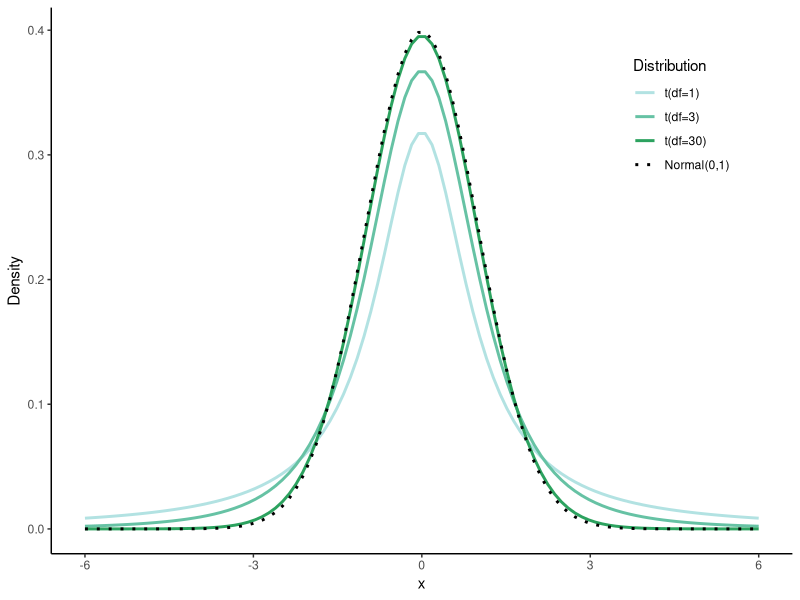
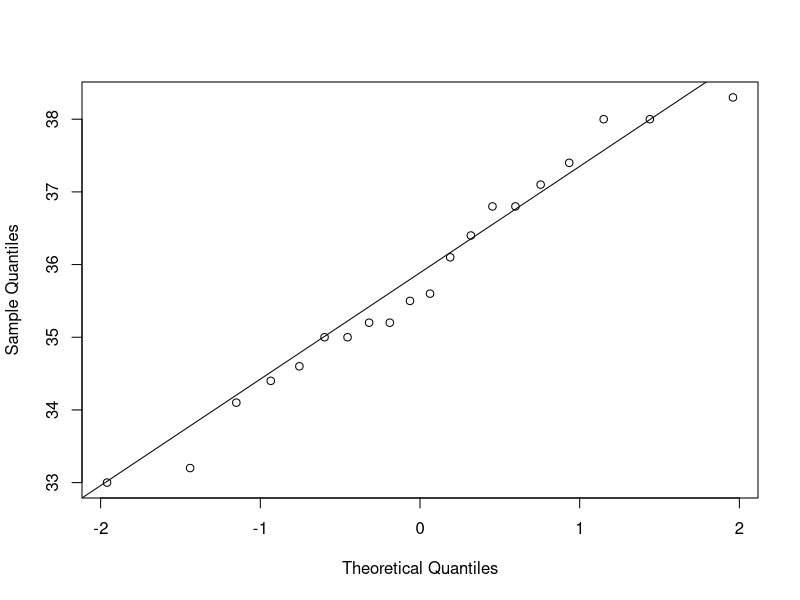
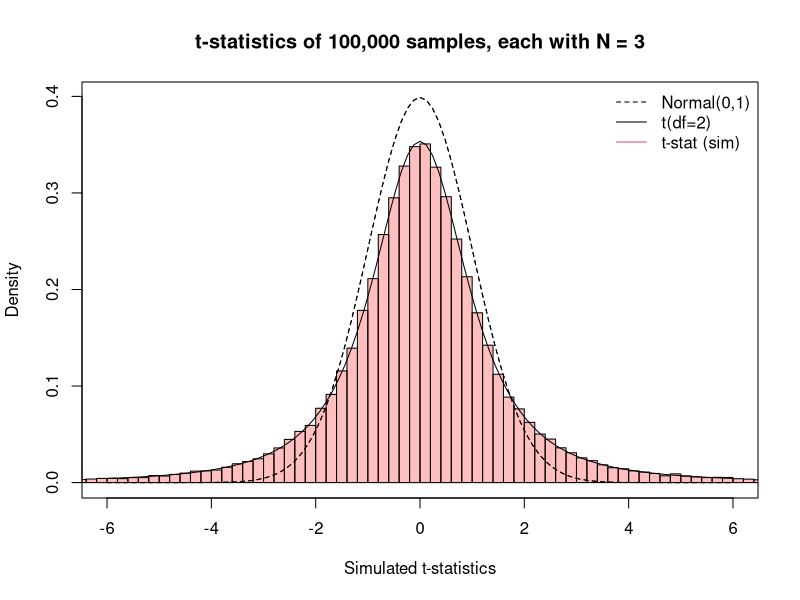
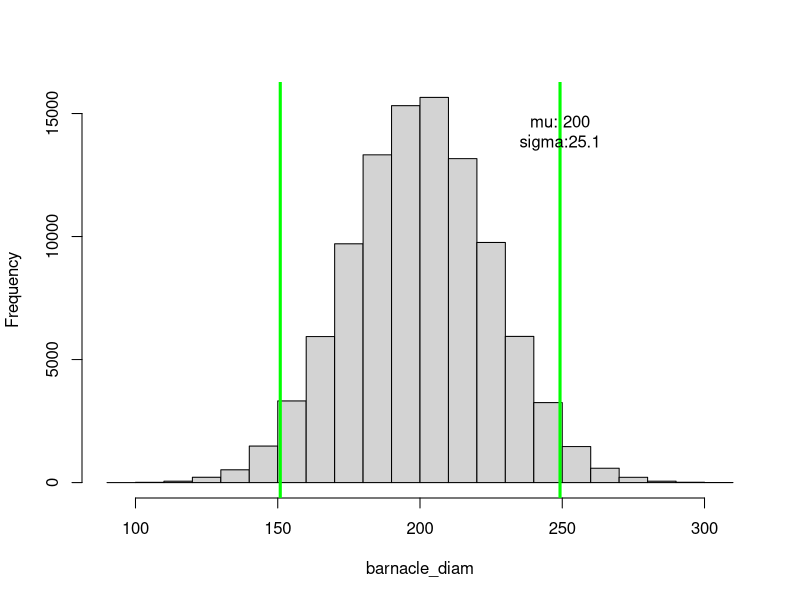
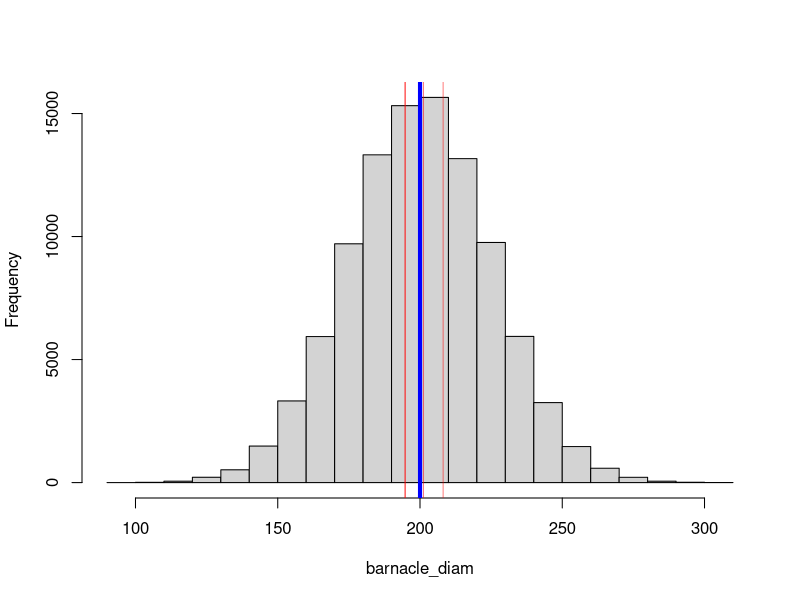
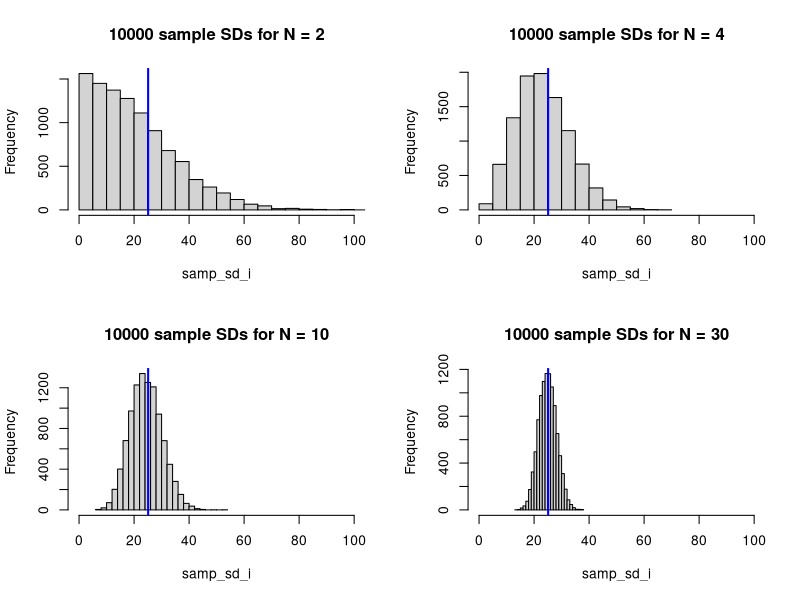
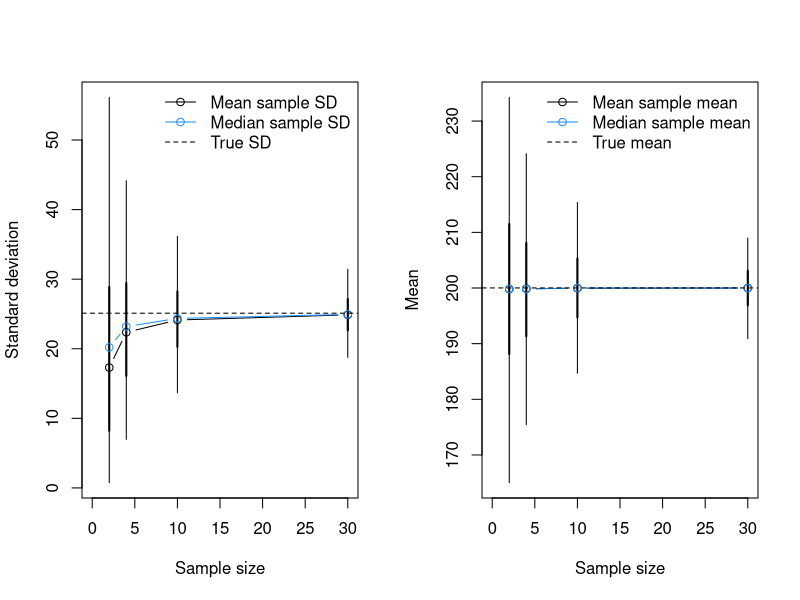
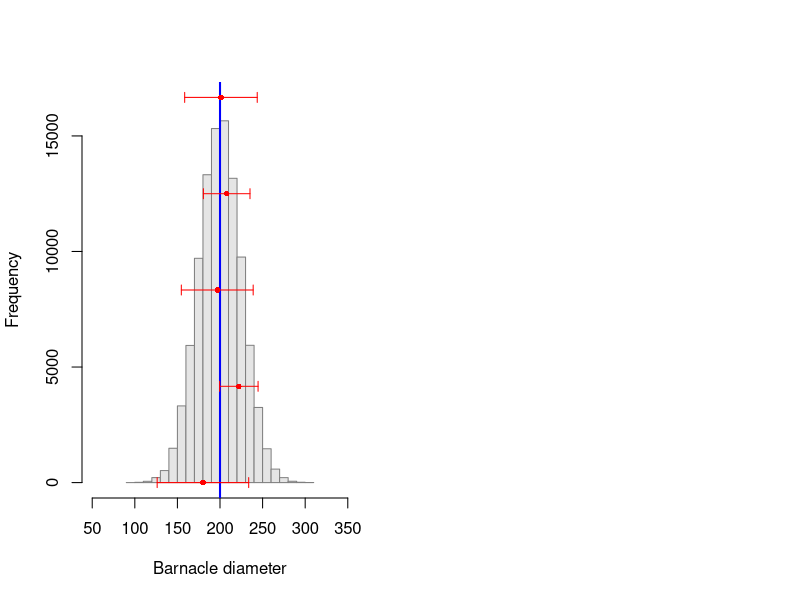

Here is the R script that generated these plots, in order:
## ---- chunk 1
#| message: false
#| warning: false

library(tidyverse)
library(readxl)
## ---- chunk 2
#| label: fig-t_vs_norm
#| fig-cap: "Comparison of different t-distributions (note that t with 30 df is nearly identical to the normal distribution)."
#| echo: false
#| message: false
#| warning: false
#| fig-width: 4
#| fig-height: 3

t_Norm.df <- tibble(
  x = seq(-6, 6, length.out = 100),
  Norm = dnorm(x),
  t01 = dt(x, 1),
  t03 = dt(x, 3),
  t30 = dt(x, 30)
) |>
  pivot_longer(2:5, names_to = "distr", values_to = "Density") |>
  mutate(Distribution = factor(distr,
    levels = c("t01", "t03", "t30", "Norm"),
    labels = c("t(df=1)", "t(df=3)", "t(df=30)", "Normal(0,1)")
  ))

ggplot(t_Norm.df, aes(x, Density, colour = Distribution, linetype = Distribution)) +
  geom_line(linewidth = 1) +
  scale_colour_manual(values = c(RColorBrewer::brewer.pal(5, "BuGn")[2:4], "black")) +
  scale_linetype_manual(values = c(1, 1, 1, 3)) +
  theme_classic() +
  theme(legend.position = c(0.85, 0.8))
## ---- chunk 3
cod_df <- read_excel("data/practical_3_4.xlsx", sheet = "Cod lengths")
str(cod_df)
## ---- chunk 4
#| label: fig-cod_qq
#| fig-cap: "QQ-plot for the sample of code from the Evening Star."
#| fig-width: 4
#| fig-height: 4

qqnorm(cod_df$CodLength_cm, main = NULL)
qqline(cod_df$CodLength_cm)
## ---- chunk 5
#| results: "hold"

paste("Mean:", mean(cod_df$CodLength_cm))
paste("SD:", sd(cod_df$CodLength_cm))
paste("Var:", var(cod_df$CodLength_cm))
paste("N:", length(cod_df$CodLength_cm))
## ---- chunk 6
sd(cod_df$CodLength_cm) / sqrt(length(cod_df$CodLength_cm))
## ---- chunk 7
T_stat <- (mean(cod_df$CodLength_cm) - 36.6) / 
  (sd(cod_df$CodLength_cm) / sqrt(length(cod_df$CodLength_cm)))
## ---- chunk 8
t.test(cod_df$CodLength_cm, mu = 36.6, alternative = "less",
       conf.level = 0.95, var.equal = TRUE)
## ---- chunk 9
#| results: "hold"

num_iter <- 3
sample_size <- 3
mu <- 100
sigma <- 10

paste0("True mean: ", mu, ", true sd: ", sigma)
for (i in 1:num_iter) {
  sample_i <- rnorm(n = sample_size, mean = mu, sd = sigma)
  sample_mean <- signif(mean(sample_i), 4)
  sample_sd <- signif(sd(sample_i), 4)
  print(paste0("Sample ", i, " mean:", sample_mean, ", sd: ", sample_sd))
}
## ---- chunk 10
#| label: fig-t_stat_hist
#| fig-cap: "Histogram of 100,000 t-statistics calculated from 100,000 samples, along with the corresponding theoretical t-distribution (solid line) and a standard normal (dotted line)."
#| fig-width: 6
#| fig-height: 4

mu <- 10 # population mean
sigma <- 0.5 # population sd
num_samples <- 1e5 # number of samples
sample_size <- 3 # size of each sample
T_sample <- numeric(num_samples) # sample t statistics

# for each repeat: draw a sample, calculate SE and T, and store T in T_sample
for(i in 1:num_samples) {
  sample_i <- rnorm(sample_size, mu, sigma)
  sample_SEM <- sd(sample_i) / sqrt(sample_size)
  T_sample[i] <- (mean(sample_i) - mu) / (sample_SEM)
}

curve(dnorm(x, 0, 1), from = -6, to = 6, lty = 2, 
      xlab = "Simulated t-statistics", ylab = "Density",
      main = paste("t-statistics of", 
                   format(num_samples, big.mark=",", scientific=F), 
                   "samples, each with N =", sample_size))
hist(T_sample, freq = F, add = T, col = rgb(1, 0, 0, 0.25), 
     breaks = seq(floor(min(T_sample)), ceiling(max(T_sample)), by=0.2))
curve(dnorm(x, 0, 1), from = -6, to = 6, add = T, lty = 2)
curve(dt(x, sample_size - 1), from = -6, to = 6, add = T)
legend("topright", lty = c(2, 1, 1), col = c(1, 1, 2), bty = "n",
       c("Normal(0,1)", paste0("t(df=", sample_size-1, ")"), "t-stat (sim)"))
## ---- chunk 11
#| label: fig-ci_examp1
#| fig-cap: "Histogram of a simulated barnacle population with 2.5\\% and 97.5\\% quantiles."
#| fig-width: 5
#| fig-height: 4

pop_size <- 100000  # number of barnacles in the population
barnacle_mu <- 200
barnacle_sigma <- 25
barnacle_diam <- rnorm(pop_size, mean = barnacle_mu, sd = barnacle_sigma)
mu <- mean(barnacle_diam)
sigma <- sd(barnacle_diam)
hist(barnacle_diam, main = NULL)
Q95 <- quantile(barnacle_diam, c(0.025, 0.975))
abline(v = Q95, col = "green", lwd = 3)
text(x=Q95[2], y=pop_size/7, 
     labels=paste0("mu: ", round(mu, 1), "\nsigma:", round(sigma, 1)))
## ---- chunk 12
#| label: fig-ci_examp2
#| fig-cap: "Histogram of the barnacle population showing location of 4 sample means (red lines), each with N = 5. The blue line shows the true population mean mu."
#| fig-width: 5
#| fig-height: 4

hist(barnacle_diam, main = NULL)
sample_size <- 5
num_samples <- 4
abline(v = mu, col = "blue", lwd = 4)

for (i in 1:num_samples) {
  sample_i <- sample(barnacle_diam, size = sample_size)
  print(sample_i)
  abline(v = mean(sample_i), col = "red", lwd = 0.5)
}
## ---- chunk 13
#| label: fig-sd_N_hist
#| fig-cap: "Histograms of sample standard deviations from repeated samples of the same population. The true population standard deviation is shown in blue."
#| fig-width: 8
#| fig-height: 6

par(mfrow=c(2,2))
# sim_df will hold the sample sizes N, and the median and mean sample sd's 
num_samples <- 1e4
sim_df <- data.frame(N=c(2, 4, 10, 30),
                     sd_median=NA, sd_mean=NA,
                     sd_q025=NA, sd_q25=NA, sd_q75=NA, sd_q975=NA,
                     mn_median=NA, mn_mean=NA,
                     mn_q025=NA, mn_q25=NA, mn_q75=NA, mn_q975=NA) 

# for each sample size N, draw a sample and store its mean and sd
# repeat this num_samples times
# plot a histogram of the sample sd's, then store the mean and median
for (i in 1:nrow(sim_df)) {
  samp_sd_i <- numeric(num_samples) 
  samp_mn_i <- numeric(num_samples) 
  for (j in 1:num_samples) { 
    sample_ij <- sample(barnacle_diam, size = sim_df$N[i])
    samp_sd_i[j] <- sd(sample_ij)
    samp_mn_i[j] <- mean(sample_ij)
  }
  hist(samp_sd_i, main = paste(num_samples, "sample SDs for N =", sim_df$N[i]), 
       breaks = 20, xlim = c(0, 100))
  abline(v = sigma, col = "blue", lwd = 2)
  sim_df[i, 2:13] <- c(median(samp_sd_i), mean(samp_sd_i),
                       quantile(samp_sd_i, probs = c(0.025, 0.25, 0.75, 0.975)),
                       median(samp_mn_i), mean(samp_mn_i),
                       quantile(samp_mn_i, probs = c(0.025, 0.25, 0.75, 0.975)))
}
## ---- chunk 14
#| label: fig-sd_N_lines
#| fig-cap: "Mean (black), median (blue), and 50\\% and 95\\% quantiles (vertical lines) for (left) sample standard deviations at each sample size compared to the true population standard deviation (dotted line) or for the (right) sample means."
#| fig-width: 9
#| fig-height: 5

par(mfrow=c(1,2))
plot(sim_df$N, sim_df$sd_median,
  xlim = c(0, 30), ylim = range(c(sim_df[,2:7], sigma)),
  type = "b", xlab = "Sample size", ylab = "Standard deviation"
)
segments(sim_df$N, sim_df$sd_q25, sim_df$N, sim_df$sd_q75, lwd=2)
segments(sim_df$N, sim_df$sd_q025, sim_df$N, sim_df$sd_q975)
lines(sim_df$N, sim_df$sd_mean, type = "b", col = "dodgerblue")
abline(h = sigma, lty = 2)
legend("topright", c("Mean sample SD", "Median sample SD", "True SD"),
  col = c("black", "dodgerblue", "black"),
  lty = c(1, 1, 2), pch = c(1, 1, NA), bty = "n"
)
plot(sim_df$N, sim_df$mn_median,
  xlim = c(0, 30), ylim = range(c(sim_df[,8:13], mu)),
  type = "b", xlab = "Sample size", ylab = "Mean"
)
segments(sim_df$N, sim_df$mn_q25, sim_df$N, sim_df$mn_q75, lwd=2)
segments(sim_df$N, sim_df$mn_q025, sim_df$N, sim_df$mn_q975)
lines(sim_df$N, sim_df$mn_mean, type = "b", col = "dodgerblue")
abline(h = mu, lty = 2)
legend("topright", c("Mean sample mean", "Median sample mean", "True mean"),
  col = c("black", "dodgerblue", "black"),
  lty = c(1, 1, 2), pch = c(1, 1, NA), bty = "n"
)
## ---- chunk 15
#| label: fig-ci_examp3
#| fig-cap: "Histogram illustrating the barnacle population with population mean (blue) and sample means with 95\\% CIs (red) repeated across 5 samples."
#| fig-width: 5
#| fig-height: 4

num_samples <- 5
sample_size <- 3

# plot population
hist(barnacle_diam, xlim = c(barnacle_mu-6*barnacle_sigma, barnacle_mu+6*barnacle_sigma), 
     main = NULL, ylim = c(0, length(barnacle_diam)/6),
     col = "grey90", border = "grey50", xlab = "Barnacle diameter")
abline(v = mu, col = "blue", lwd = 2)
y_pos <- seq(0, length(barnacle_diam)/6, length.out=num_samples)

# draw samples, calculate mean and 95% CIs, and plot them
for (i in 1:num_samples) {
  sample_i <- sample(barnacle_diam, size = sample_size)
  points(x = mean(sample_i), y = y_pos[i], col = "red", pch = 16, cex = 0.75)
  sample_ci <- c(
    mean(sample_i) + qt(0.025, (sample_size - 1)) * (sd(sample_i) / sample_size^0.5),
    mean(sample_i) + qt(0.975, (sample_size - 1)) * (sd(sample_i) / sample_size^0.5)
  )
  arrows(sample_ci[1], y_pos[i], sample_ci[2], y_pos[i], 
         col = "red", code = 3, angle = 90, length=0.05)
}
## ---- chunk 16
a <- rnorm(n = 10, mean = 100, sd = 10)
signif(a, 3)
t.test(a, mu = 100)
## ---- chunk 17
#| label: fig-ci_v_N
#| fig-cap: "Confidence interval size vs. sample size."
#| echo: false
#| fig-width: 4
#| fig-height: 3

examp.df <- tibble(N=c(2,5,10),
                   mn=c(126, 100, 100),
                   lo=c(126-78, NA, NA),
                   hi=c(126+78, NA, NA)) |>
  mutate(N=factor(N, levels=unique(N), labels=paste("N =", c(2,5,10))))
ggplot(examp.df, aes(mn, N, xmin=lo, xmax=hi, colour=N)) +
  geom_vline(xintercept=100, colour="cadetblue", linewidth=1) + 
  geom_point() + 
  geom_errorbarh(height=0.1) + 
  scale_colour_manual(values=c("black", NA, NA), na.value=NA) + 
  facet_wrap(~N, ncol=1, scales="free_y", strip.position="left") + 
  labs(x="Sample mean and 95% confidence interval") +
  xlim(0, 250) +
  theme_bw() + 
  theme(axis.text.y=element_blank(), 
        axis.ticks.y=element_blank(),
        axis.title.y=element_blank(),
        legend.position="none",
        panel.grid.minor=element_blank())
